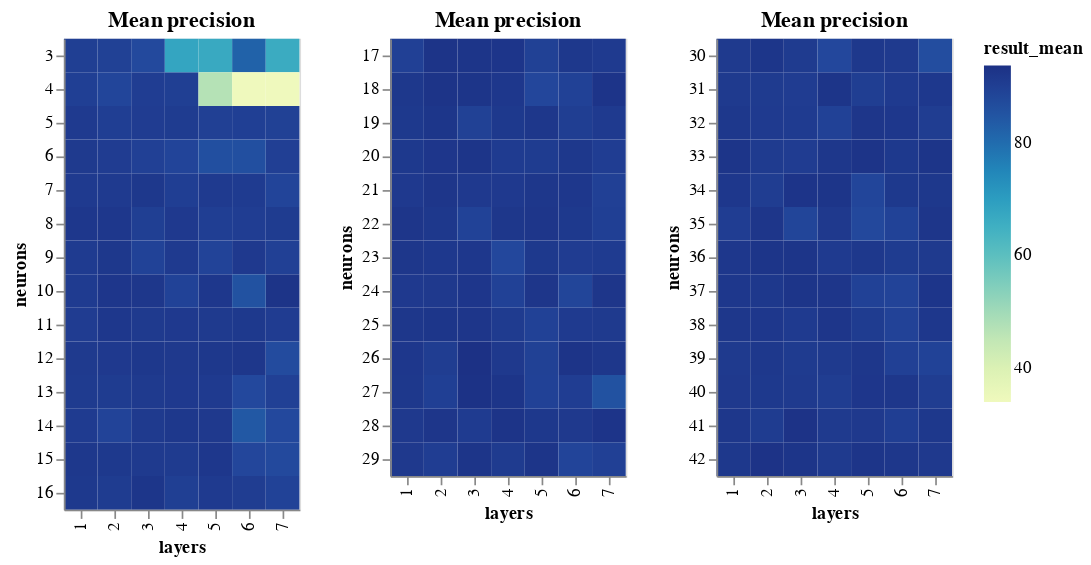

Notebook cell for this chart:
### Code cell
import altair as alt


def heatmap(title, source, tooltip="props", **kwargs):
    if tooltip == "props":
        tooltip = source.columns.to_list()

    return (
        alt.Chart(source)
        .mark_rect()
        .encode(tooltip=tooltip, **kwargs)
        .properties(title=title)
        .interactive()
    )


def binify(dataframe, param, bins):
    return [dataframe[dataframe[param].isin(bin)] for bin in bins]


def binified_heatmap(title, source, param, bins, tooltip="props", **kwargs):
    return alt.hconcat(
        *(
            heatmap(title, source[source[param].isin(bin)], tooltip=tooltip, **kwargs)
            for bin in bins
        )
    )


neurons_result_encoding = {"x": "layers:O", "y": "neurons:O", "color": "result_mean:Q"}
neurons_result_tooltip = ["result_mean", "result_std", "neurons", "layers"]
NEURON_BINS = np.array_split(NEURONS_RANGE, NEURONS_RANGE.max() // NEURON_BIN_SIZE + 1)


def binified_neurons_heatmap(title, neurons_df):
    return binified_heatmap(
        title,
        neurons_df,
        param="neurons",
        bins=NEURON_BINS,
        tooltip=neurons_result_tooltip,
        **neurons_result_encoding
    )


binified_neurons_heatmap("Mean precision", neurons_result_df)
